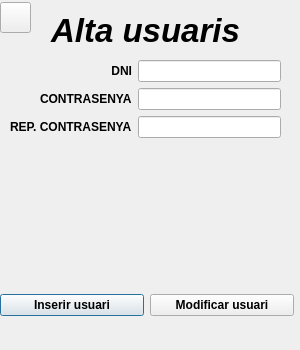
<?xml version="1.0" encoding="UTF-8"?>
<ui version="4.0">
 <class>Dialog</class>
 <widget class="QDialog" name="Dialog">
  <property name="geometry">
   <rect>
    <x>0</x>
    <y>0</y>
    <width>300</width>
    <height>350</height>
   </rect>
  </property>
  <property name="font">
   <font>
    <weight>75</weight>
    <italic>false</italic>
    <bold>true</bold>
   </font>
  </property>
  <property name="windowTitle">
   <string>Dialog</string>
  </property>
  <property name="styleSheet">
   <string notr="true"/>
  </property>
  <widget class="QLabel" name="label">
   <property name="geometry">
    <rect>
     <x>10</x>
     <y>-320</y>
     <width>271</width>
     <height>701</height>
    </rect>
   </property>
   <property name="font">
    <font>
     <family>Arial</family>
     <pointsize>25</pointsize>
     <weight>75</weight>
     <italic>true</italic>
     <bold>true</bold>
    </font>
   </property>
   <property name="text">
    <string>Alta usuaris</string>
   </property>
   <property name="alignment">
    <set>Qt::AlignCenter</set>
   </property>
  </widget>
  <widget class="QWidget" name="horizontalLayoutWidget_6">
   <property name="geometry">
    <rect>
     <x>0</x>
     <y>270</y>
     <width>294</width>
     <height>71</height>
    </rect>
   </property>
   <layout class="QHBoxLayout" name="hlButtons">
    <item>
     <widget class="QPushButton" name="pbInserir">
      <property name="styleSheet">
       <string notr="true">font: italic 13pt &quot;Arial&quot;;</string>
      </property>
      <property name="text">
       <string>Inserir usuari</string>
      </property>
     </widget>
    </item>
    <item>
     <widget class="QPushButton" name="pbModificar">
      <property name="styleSheet">
       <string notr="true">font: italic 13pt &quot;Arial&quot;;</string>
      </property>
      <property name="text">
       <string>Modificar usuari</string>
      </property>
     </widget>
    </item>
   </layout>
  </widget>
  <widget class="QWidget" name="formLayoutWidget">
   <property name="geometry">
    <rect>
     <x>10</x>
     <y>60</y>
     <width>271</width>
     <height>201</height>
    </rect>
   </property>
   <layout class="QFormLayout" name="formLayout">
    <property name="labelAlignment">
     <set>Qt::AlignRight|Qt::AlignTrailing|Qt::AlignVCenter</set>
    </property>
    <item row="0" column="0">
     <widget class="QLabel" name="label_2">
      <property name="text">
       <string>DNI</string>
      </property>
      <property name="alignment">
       <set>Qt::AlignRight|Qt::AlignTrailing|Qt::AlignVCenter</set>
      </property>
     </widget>
    </item>
    <item row="0" column="1">
     <widget class="QLineEdit" name="textDni">
      <property name="maxLength">
       <number>9</number>
      </property>
     </widget>
    </item>
    <item row="1" column="0">
     <widget class="QLabel" name="label_3">
      <property name="text">
       <string>CONTRASENYA</string>
      </property>
     </widget>
    </item>
    <item row="1" column="1">
     <widget class="QLineEdit" name="textPasswd">
      <property name="echoMode">
       <enum>QLineEdit::Password</enum>
      </property>
     </widget>
    </item>
    <item row="2" column="0">
     <widget class="QLabel" name="label_4">
      <property name="text">
       <string>REP. CONTRASENYA</string>
      </property>
     </widget>
    </item>
    <item row="2" column="1">
     <widget class="QLineEdit" name="textPasswd2">
      <property name="echoMode">
       <enum>QLineEdit::Password</enum>
      </property>
     </widget>
    </item>
   </layout>
  </widget>
  <widget class="QPushButton" name="return_btn">
   <property name="geometry">
    <rect>
     <x>0</x>
     <y>2</y>
     <width>31</width>
     <height>31</height>
    </rect>
   </property>
   <property name="text">
    <string/>
   </property>
  </widget>
 </widget>
 <resources/>
 <connections/>
</ui>
